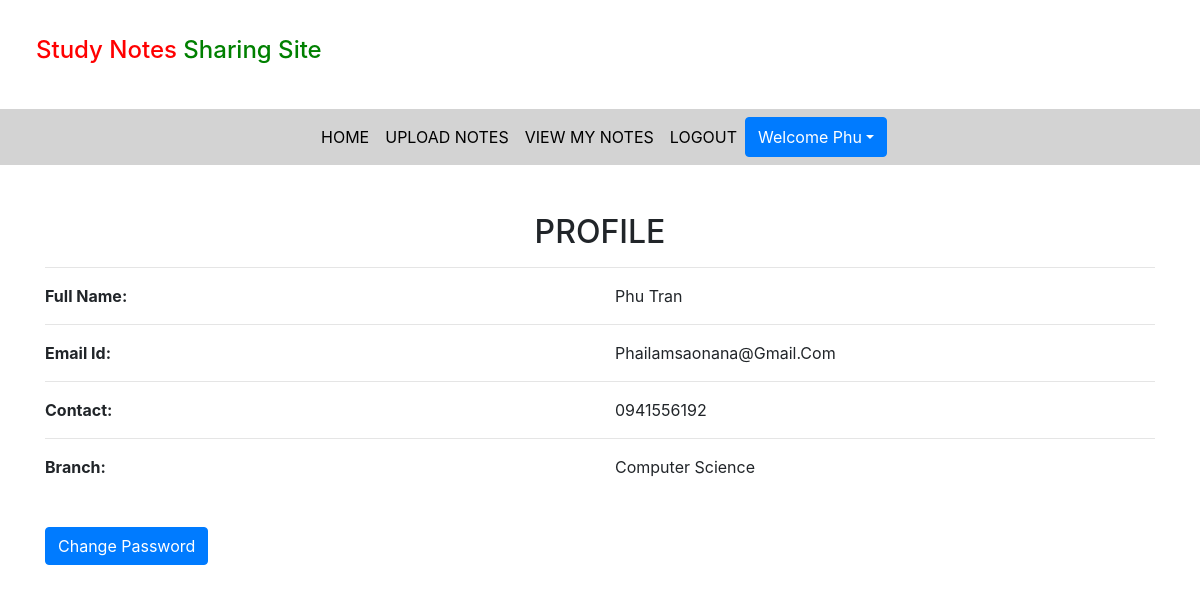
Screenshot of /profile/ (signed in) with the database file from the repository.
### notes/models.py (models this page shows, shortened)
class Signup(models.Model):
    user = models.ForeignKey(User, on_delete=models.CASCADE)
    contact = models.CharField(max_length=10, null=True)
    branch = models.CharField(max_length=30)
    role= models.CharField(max_length=10)

### notes/views.py (the view)
# urls.py: path('profile/', profile, name='profile'),
def profile(request):
    if not request.user.is_authenticated:
        return  redirect('login_user')
    user= User.objects.get(id= request.user.id)
    data = Signup.objects.get(user=user)
    d= {'data':data,'user':user}
    return  render(request,'profile.html',d)

### notes/templates/profile.html
{% extends "usernavigation.html" %}
{% load static %}
{% block body %}
<div class="container mt-5">
    <h2 class="text-center">PROFILE</h2>
    <hr>
    <div class="row">
        <div class="col-md-6">
            <b>Full Name: </b>
        </div>
        <div class="col-md-6" style="text-transform: capitalize;">
            {{data.user.first_name}} {{data.user.last_name}}
        </div>
    </div>
    <hr>
    <div class="row">
        <div class="col-md-6">
            <b>Email Id: </b>
        </div>
        <div class="col-md-6" style="text-transform: capitalize;">
            {{data.user.username}}
        </div>
    </div>
    <hr>
    <div class="row">
        <div class="col-md-6">
            <b>Contact: </b>
        </div>
        <div class="col-md-6" style="text-transform: capitalize;">
            {{data.contact}}
        </div>
    </div>
    <hr>
    <div class="row">
        <div class="col-md-6">
            <b>Branch: </b>
        </div>
        <div class="col-md-6" style="text-transform: capitalize;">
            {{data.branch}}
        </div>
    </div>
    <a href="{% url 'change_password' %}" class="btn btn-primary mt-5"> Change Password</a>
</div>
{% endblock %}

### notes/templates/usernavigation.html (shortened to what this page needs)
<!DOCTYPE html>
<html lang="en">
<head>
    {% load static %}
    <link rel="stylesheet" href="https://maxcdn.bootstrapcdn.com/bootstrap/4.3.1/css/bootstrap.min.css">
    <link rel="stylesheet" href="https://use.fontawesome.com/releases/v5.6.3/css/all.css"
>
    <link rel="stylesheet" href="{% static 'css/mystyle.css' %}">
</head>
<body>
<h4 style="padding: 3%;"><span style="color:red;">Study Notes</span><span style="color:green;"> Sharing Site</span></h4>
<nav class="navbar navbar-expand-sm justify-content-center" style="background-color:lightgrey">
    <ul class="navbar-nav">
        <li class="navbar-item">
            <a href="{% url 'profile' %}" class="nav-link">HOME</a>
        </li>
        <li class="navbar-item">
            <a href="{% url 'upload_notes' %}" class="nav-link">UPLOAD NOTES</a>
        </li>
        <li class="navbar-item">
            <a href="{% url 'view_mynotes' %}" class="nav-link">VIEW MY NOTES</a>
        </li>
        <li class="navbar-item">
            <a href="{% url 'logout' %}" class="nav-link">LOGOUT</a>
        </li>
        <div class="btn-group">
            <button type="button" class="btn btn-primary dropdown-toggle" data-toggle="dropdown">Welcome {{ request.user.first_name }}</button>
        </div>
    </ul>
</nav>
</body>
</html>
{% block body %}
{% endblock  %}

### notes/static/css/mystyle.css (style rules this page uses)
.nav-link { color: black; }

### rows the page displays
Signup: user.first_name "Phu", user.last_name "Tran", user.username "Phailamsaonana@gmail.com", contact "0941556192", branch "Computer Science"

### other values shown
{{ request.user.first_name }} "Phu"
